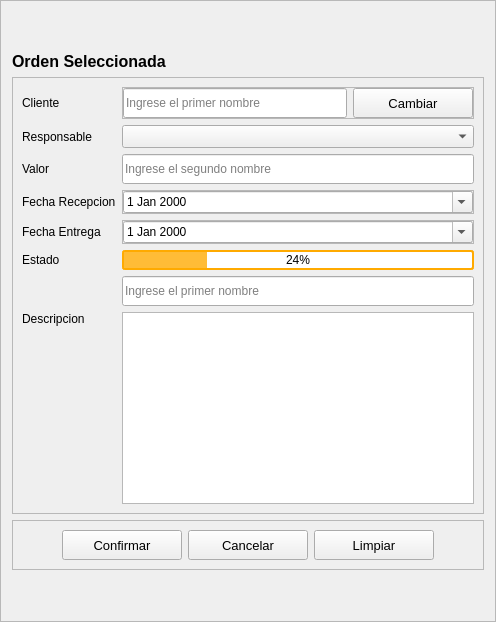
          <widget class="QFrame" name="frame_25">
           <property name="minimumSize">
            <size>
             <width>450</width>
             <height>0</height>
            </size>
           </property>
           <property name="frameShape">
            <enum>QFrame::StyledPanel</enum>
           </property>
           <property name="frameShadow">
            <enum>QFrame::Raised</enum>
           </property>
           <layout class="QVBoxLayout" name="verticalLayout_27">
            <item>
             <spacer name="verticalSpacer_9">
              <property name="orientation">
               <enum>Qt::Vertical</enum>
              </property>
              <property name="sizeHint" stdset="0">
               <size>
                <width>20</width>
                <height>40</height>
               </size>
              </property>
             </spacer>
            </item>
            <item>
             <widget class="QLabel" name="label_15">
              <property name="font">
               <font>
                <pointsize>10</pointsize>
                <italic>false</italic>
                <bold>false</bold>
               </font>
              </property>
              <property name="text">
               <string>&lt;html&gt;&lt;head/&gt;&lt;body&gt;&lt;p&gt;&lt;span style=&quot; font-size:12pt; font-weight:700;&quot;&gt;Orden Seleccionada&lt;/span&gt;&lt;/p&gt;&lt;/body&gt;&lt;/html&gt;</string>
              </property>
             </widget>
            </item>
            <item>
             <widget class="QFrame" name="frame_23">
              <property name="frameShape">
               <enum>QFrame::StyledPanel</enum>
              </property>
              <property name="frameShadow">
               <enum>QFrame::Raised</enum>
              </property>
              <layout class="QGridLayout" name="gridLayout">
               <item row="4" column="2">
                <widget class="QFrame" name="frame_30">
                 <property name="frameShape">
                  <enum>QFrame::StyledPanel</enum>
                 </property>
                 <property name="frameShadow">
                  <enum>QFrame::Raised</enum>
                 </property>
                 <layout class="QHBoxLayout" name="horizontalLayout_2">
                  <property name="leftMargin">
                   <number>0</number>
                  </property>
                  <property name="topMargin">
                   <number>0</number>
                  </property>
                  <property name="rightMargin">
                   <number>0</number>
                  </property>
                  <property name="bottomMargin">
                   <number>0</number>
                  </property>
                  <item>
                   <widget class="QDateEdit" name="ordRecDate">
                    <property name="styleSheet">
                     <string notr="true">QCalendarWidget QToolButton {
  	height: 60px;
  	width: 150px;
  	color: white;
  	font-size: 24px;
  	icon-size: 56px, 56px;
  	background-color: qlineargradient(x1:0, y1:0, x2:0, y2:1, stop: 0 #cccccc, stop: 1 #333333);
  }
  QCalendarWidget QMenu {
  	width: 150px;
  	left: 20px;
  	color: white;
  	font-size: 18px;
  	background-color: rgb(100, 100, 100);
  }
  QCalendarWidget QSpinBox { 
  	width: 150px; 
  	font-size:24px; 
  	color: white; 
  	background-color: qlineargradient(x1:0, y1:0, x2:0, y2:1, stop: 0 #cccccc, stop: 1 #333333); 
  	selection-background-color: rgb(136, 136, 136);
  	selection-color: rgb(255, 255, 255);
  }
  QCalendarWidget QSpinBox::up-button { subcontrol-origin: border;  subcontrol-position: top right;  width:65px; }
  QCalendarWidget QSpinBox::down-button {subcontrol-origin: border; subcontrol-position: bottom right;  width:65px;}
  QCalendarWidget QSpinBox::up-arrow { width:56px;  height:56px; }
  QCalendarWidget QSpinBox::down-arrow { width:56px;  height:56px; }
   
  /* header row */
  QCalendarWidget QWidget { alternate-background-color: rgb(128, 128, 128); }
   
  /* normal days */
  QCalendarWidget QAbstractItemView:enabled 
  {
  	font-size:24px;  
  	color: rgb(180, 180, 180);  
  	background-color: #35322f;  
  	selection-background-color: rgb(64, 64, 64); 
  	selection-color: rgb(0, 255, 0); 
  }
   
  /* days in other months */
  /* navigation bar */
QCalendarWidget QWidget#qt_calendar_navigationbar
{ 
  background-color: qlineargradient(x1:0, y1:0, x2:0, y2:1, stop: 0 #cccccc, stop: 1 #333333); 
}

QCalendarWidget QAbstractItemView:disabled 
{ 
color: rgb(64, 64, 64); 
}</string>
                    </property>
                    <property name="calendarPopup">
                     <bool>true</bool>
                    </property>
                   </widget>
                  </item>
                 </layout>
                </widget>
               </item>
               <item row="10" column="0">
                <widget class="QLabel" name="labelVersion_16">
                 <property name="lineWidth">
                  <number>1</number>
                 </property>
                 <property name="text">
                  <string>Descripcion</string>
                 </property>
                 <property name="alignment">
                  <set>Qt::AlignLeading|Qt::AlignLeft|Qt::AlignTop</set>
                 </property>
                </widget>
               </item>
               <item row="5" column="2">
                <widget class="QFrame" name="frame_31">
                 <property name="frameShape">
                  <enum>QFrame::StyledPanel</enum>
                 </property>
                 <property name="frameShadow">
                  <enum>QFrame::Raised</enum>
                 </property>
                 <layout class="QHBoxLayout" name="horizontalLayout_3">
                  <property name="leftMargin">
                   <number>0</number>
                  </property>
                  <property name="topMargin">
                   <number>0</number>
                  </property>
                  <property name="rightMargin">
                   <number>0</number>
                  </property>
                  <property name="bottomMargin">
                   <number>0</number>
                  </property>
                  <item>
                   <widget class="QDateEdit" name="ordEntDate">
                    <property name="styleSheet">
                     <string notr="true">QCalendarWidget QToolButton {
  	height: 60px;
  	width: 150px;
  	color: white;
  	font-size: 24px;
  	icon-size: 56px, 56px;
  	background-color: qlineargradient(x1:0, y1:0, x2:0, y2:1, stop: 0 #cccccc, stop: 1 #333333);
  }
  QCalendarWidget QMenu {
  	width: 150px;
  	left: 20px;
  	color: white;
  	font-size: 18px;
  	background-color: rgb(100, 100, 100);
  }
  QCalendarWidget QSpinBox { 
  	width: 150px; 
  	font-size:24px; 
  	color: white; 
  	background-color: qlineargradient(x1:0, y1:0, x2:0, y2:1, stop: 0 #cccccc, stop: 1 #333333); 
  	selection-background-color: rgb(136, 136, 136);
  	selection-color: rgb(255, 255, 255);
  }
  QCalendarWidget QSpinBox::up-button { subcontrol-origin: border;  subcontrol-position: top right;  width:65px; }
  QCalendarWidget QSpinBox::down-button {subcontrol-origin: border; subcontrol-position: bottom right;  width:65px;}
  QCalendarWidget QSpinBox::up-arrow { width:56px;  height:56px; }
  QCalendarWidget QSpinBox::down-arrow { width:56px;  height:56px; }
   
  /* header row */
  QCalendarWidget QWidget { alternate-background-color: rgb(128, 128, 128); }
   
  /* normal days */
  QCalendarWidget QAbstractItemView:enabled 
  {
  	font-size:24px;  
  	color: rgb(180, 180, 180);  
  	background-color: #35322f;  
  	selection-background-color: rgb(64, 64, 64); 
  	selection-color: rgb(0, 255, 0); 
  }
   
  /* days in other months */
  /* navigation bar */
QCalendarWidget QWidget#qt_calendar_navigationbar
{ 
  background-color: qlineargradient(x1:0, y1:0, x2:0, y2:1, stop: 0 #cccccc, stop: 1 #333333); 
}

QCalendarWidget QAbstractItemView:disabled 
{ 
color: rgb(64, 64, 64); 
}</string>
                    </property>
                    <property name="calendarPopup">
                     <bool>true</bool>
                    </property>
                   </widget>
                  </item>
                 </layout>
                </widget>
               </item>
               <item row="5" column="0">
                <widget class="QLabel" name="labelVersion_14">
                 <property name="lineWidth">
                  <number>1</number>
                 </property>
                 <property name="text">
                  <string>Fecha Entrega</string>
                 </property>
                 <property name="alignment">
                  <set>Qt::AlignLeading|Qt::AlignLeft|Qt::AlignVCenter</set>
                 </property>
                </widget>
               </item>
               <item row="10" column="2">
                <widget class="QTextEdit" name="ordDesText">
                 <property name="html">
                  <string>&lt;!DOCTYPE HTML PUBLIC &quot;-//W3C//DTD HTML 4.0//EN&quot; &quot;http://www.w3.org/TR/REC-html40/strict.dtd&quot;&gt;
&lt;html&gt;&lt;head&gt;&lt;meta name=&quot;qrichtext&quot; content=&quot;1&quot; /&gt;&lt;meta charset=&quot;utf-8&quot; /&gt;&lt;style type=&quot;text/css&quot;&gt;
p, li { white-space: pre-wrap; }
&lt;/style&gt;&lt;/head&gt;&lt;body style=&quot; font-family:'Segoe UI'; font-size:9pt; font-weight:400; font-style:normal;&quot;&gt;
&lt;p style=&quot;-qt-paragraph-type:empty; margin-top:0px; margin-bottom:0px; margin-left:0px; margin-right:0px; -qt-block-indent:0; text-indent:0px;&quot;&gt;&lt;br /&gt;&lt;/p&gt;&lt;/body&gt;&lt;/html&gt;</string>
                 </property>
                </widget>
               </item>
               <item row="2" column="2">
                <widget class="QComboBox" name="ordResCombo">
                 <property name="font">
                  <font>
                   <pointsize>10</pointsize>
                   <italic>false</italic>
                   <bold>false</bold>
                  </font>
                 </property>
                 <property name="autoFillBackground">
                  <bool>false</bool>
                 </property>
                 <property name="currentIndex">
                  <number>-1</number>
                 </property>
                 <property name="iconSize">
                  <size>
                   <width>16</width>
                   <height>16</height>
                  </size>
                 </property>
                 <property name="placeholderText">
                  <string>Seleccione una opción</string>
                 </property>
                 <property name="frame">
                  <bool>true</bool>
                 </property>
                 <item>
                  <property name="text">
                   <string>Fotocopiado</string>
                  </property>
                 </item>
                 <item>
                  <property name="text">
                   <string>Impresión</string>
                  </property>
                 </item>
                 <item>
                  <property name="text">
                   <string>Laminado</string>
                  </property>
                 </item>
                </widget>
               </item>
               <item row="1" column="2">
                <widget class="QFrame" name="frame_29">
                 <property name="frameShape">
                  <enum>QFrame::StyledPanel</enum>
                 </property>
                 <property name="frameShadow">
                  <enum>QFrame::Raised</enum>
                 </property>
                 <layout class="QHBoxLayout" name="horizontalLayout">
                  <property name="leftMargin">
                   <number>0</number>
                  </property>
                  <property name="topMargin">
                   <number>0</number>
                  </property>
                  <property name="rightMargin">
                   <number>0</number>
                  </property>
                  <property name="bottomMargin">
                   <number>0</number>
                  </property>
                  <item>
                   <widget class="QLineEdit" name="ordCliText">
                    <property name="minimumSize">
                     <size>
                      <width>0</width>
                      <height>30</height>
                     </size>
                    </property>
                    <property name="text">
                     <string/>
                    </property>
                    <property name="placeholderText">
                     <string>Ingrese el primer nombre</string>
                    </property>
                   </widget>
                  </item>
                  <item>
                   <widget class="QPushButton" name="ordCliButton">
                    <property name="minimumSize">
                     <size>
                      <width>120</width>
                      <height>30</height>
                     </size>
                    </property>
                    <property name="font">
                     <font>
                      <pointsize>10</pointsize>
                      <italic>false</italic>
                      <bold>false</bold>
                     </font>
                    </property>
                    <property name="cursor">
                     <cursorShape>PointingHandCursor</cursorShape>
                    </property>
                    <property name="text">
                     <string>Cambiar</string>
                    </property>
                    <property name="icon">
                     <iconset resource="../../../../Documentos/Estudio/Universidad/Semestre 10/Proyecto de Grado/Proyecto Miscelanea/resources.qrc">
                      <normaloff>:/icons/images/icons/cil-check-circle.png</normaloff>:/icons/images/icons/cil-check-circle.png</iconset>
                    </property>
                   </widget>
                  </item>
                 </layout>
                </widget>
               </item>
               <item row="6" column="0">
                <widget class="QLabel" name="labelVersion_21">
                 <property name="lineWidth">
                  <number>1</number>
                 </property>
                 <property name="text">
                  <string>Estado</string>
                 </property>
                 <property name="alignment">
                  <set>Qt::AlignLeading|Qt::AlignLeft|Qt::AlignVCenter</set>
                 </property>
                </widget>
               </item>
               <item row="2" column="0">
                <widget class="QLabel" name="labelVersion_17">
                 <property name="lineWidth">
                  <number>1</number>
                 </property>
                 <property name="text">
                  <string>Responsable</string>
                 </property>
                 <property name="alignment">
                  <set>Qt::AlignLeading|Qt::AlignLeft|Qt::AlignVCenter</set>
                 </property>
                </widget>
               </item>
               <item row="3" column="0">
                <widget class="QLabel" name="labelVersion_20">
                 <property name="lineWidth">
                  <number>1</number>
                 </property>
                 <property name="text">
                  <string>Valor</string>
                 </property>
                 <property name="alignment">
                  <set>Qt::AlignLeading|Qt::AlignLeft|Qt::AlignVCenter</set>
                 </property>
                </widget>
               </item>
               <item row="1" column="0">
                <widget class="QLabel" name="labelVersion_12">
                 <property name="lineWidth">
                  <number>1</number>
                 </property>
                 <property name="text">
                  <string>Cliente</string>
                 </property>
                 <property name="alignment">
                  <set>Qt::AlignLeading|Qt::AlignLeft|Qt::AlignVCenter</set>
                 </property>
                </widget>
               </item>
               <item row="6" column="2">
                <widget class="QProgressBar" name="progressBar">
                 <property name="styleSheet">
                  <string notr="true">QProgressBar { 
height: 16px;
border-style: solid;
border-width: 2px;
border-radius: 3px;
border-color:  rgb(255, 170, 0);
}

QProgressBar::chunk {
width: 1px;
background-color: rgb(255, 188, 55);
}



</string>
                 </property>
                 <property name="value">
                  <number>24</number>
                 </property>
                 <property name="alignment">
                  <set>Qt::AlignCenter</set>
                 </property>
                 <property name="textVisible">
                  <bool>true</bool>
                 </property>
                 <property name="orientation">
                  <enum>Qt::Horizontal</enum>
                 </property>
                 <property name="invertedAppearance">
                  <bool>false</bool>
                 </property>
                 <property name="textDirection">
                  <enum>QProgressBar::TopToBottom</enum>
                 </property>
                </widget>
               </item>
               <item row="4" column="0">
                <widget class="QLabel" name="labelVersion_22">
                 <property name="lineWidth">
                  <number>1</number>
                 </property>
                 <property name="text">
                  <string>Fecha Recepcion</string>
                 </property>
                 <property name="alignment">
                  <set>Qt::AlignLeading|Qt::AlignLeft|Qt::AlignVCenter</set>
                 </property>
                </widget>
               </item>
               <item row="3" column="2">
                <widget class="QLineEdit" name="ordValText">
                 <property name="minimumSize">
                  <size>
                   <width>0</width>
                   <height>30</height>
                  </size>
                 </property>
                 <property name="text">
                  <string/>
                 </property>
                 <property name="placeholderText">
                  <string>Ingrese el segundo nombre</string>
                 </property>
                </widget>
               </item>
               <item row="7" column="2">
                <widget class="QLineEdit" name="ordEstText">
                 <property name="minimumSize">
                  <size>
                   <width>0</width>
                   <height>30</height>
                  </size>
                 </property>
                 <property name="text">
                  <string/>
                 </property>
                 <property name="placeholderText">
                  <string>Ingrese el primer nombre</string>
                 </property>
                </widget>
               </item>
              </layout>
             </widget>
            </item>
            <item>
             <widget class="QFrame" name="frame_24">
              <property name="frameShape">
               <enum>QFrame::StyledPanel</enum>
              </property>
              <property name="frameShadow">
               <enum>QFrame::Raised</enum>
              </property>
              <layout class="QHBoxLayout" name="horizontalLayout_13">
               <item>
                <spacer name="horizontalSpacer_3">
                 <property name="orientation">
                  <enum>Qt::Horizontal</enum>
                 </property>
                 <property name="sizeHint" stdset="0">
                  <size>
                   <width>40</width>
                   <height>20</height>
                  </size>
                 </property>
                </spacer>
               </item>
               <item>
                <widget class="QPushButton" name="ordSaveButton">
                 <property name="minimumSize">
                  <size>
                   <width>120</width>
                   <height>30</height>
                  </size>
                 </property>
                 <property name="font">
                  <font>
                   <pointsize>10</pointsize>
                   <italic>false</italic>
                   <bold>false</bold>
                  </font>
                 </property>
                 <property name="cursor">
                  <cursorShape>PointingHandCursor</cursorShape>
                 </property>
                 <property name="text">
                  <string>Confirmar</string>
                 </property>
                 <property name="icon">
                  <iconset resource="../../../../Documentos/Estudio/Universidad/Semestre 10/Proyecto de Grado/Proyecto Miscelanea/resources.qrc">
                   <normaloff>:/icons/images/icons/cil-check-circle.png</normaloff>:/icons/images/icons/cil-check-circle.png</iconset>
                 </property>
                </widget>
               </item>
               <item>
                <widget class="QPushButton" name="ordCancelButton">
                 <property name="minimumSize">
                  <size>
                   <width>120</width>
                   <height>30</height>
                  </size>
                 </property>
                 <property name="font">
                  <font>
                   <pointsize>10</pointsize>
                   <italic>false</italic>
                   <bold>false</bold>
                  </font>
                 </property>
                 <property name="cursor">
                  <cursorShape>PointingHandCursor</cursorShape>
                 </property>
                 <property name="text">
                  <string>Cancelar</string>
                 </property>
                 <property name="icon">
                  <iconset resource="../../../../Documentos/Estudio/Universidad/Semestre 10/Proyecto de Grado/Proyecto Miscelanea/resources.qrc">
                   <normaloff>:/icons/images/icons/cil-x-circle.png</normaloff>:/icons/images/icons/cil-x-circle.png</iconset>
                 </property>
                </widget>
               </item>
               <item>
                <widget class="QPushButton" name="ordClearButton">
                 <property name="minimumSize">
                  <size>
                   <width>120</width>
                   <height>30</height>
                  </size>
                 </property>
                 <property name="font">
                  <font>
                   <pointsize>10</pointsize>
                   <italic>false</italic>
                   <bold>false</bold>
                  </font>
                 </property>
                 <property name="cursor">
                  <cursorShape>PointingHandCursor</cursorShape>
                 </property>
                 <property name="text">
                  <string>Limpiar</string>
                 </property>
                 <property name="icon">
                  <iconset resource="../../../../Documentos/Estudio/Universidad/Semestre 10/Proyecto de Grado/Proyecto Miscelanea/resources.qrc">
                   <normaloff>:/icons/images/icons/cil-reload.png</normaloff>:/icons/images/icons/cil-reload.png</iconset>
                 </property>
                </widget>
               </item>
               <item>
                <spacer name="horizontalSpacer_4">
                 <property name="orientation">
                  <enum>Qt::Horizontal</enum>
                 </property>
                 <property name="sizeHint" stdset="0">
                  <size>
                   <width>40</width>
                   <height>20</height>
                  </size>
                 </property>
                </spacer>
               </item>
              </layout>
             </widget>
            </item>
            <item>
             <spacer name="verticalSpacer_10">
              <property name="orientation">
               <enum>Qt::Vertical</enum>
              </property>
              <property name="sizeHint" stdset="0">
               <size>
                <width>20</width>
                <height>40</height>
               </size>
              </property>
             </spacer>
            </item>
           </layout>
          </widget>
